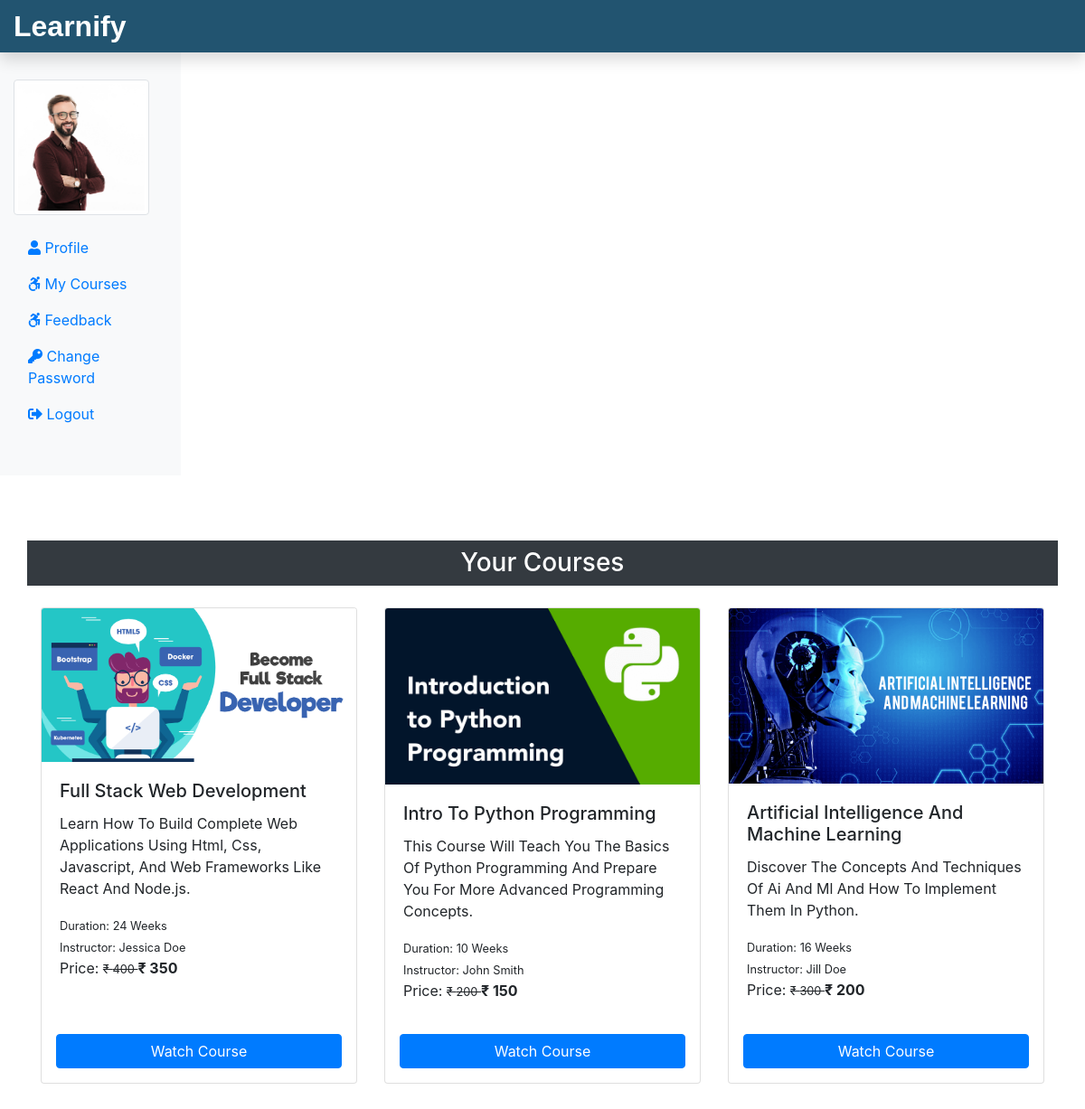
Page /Student/myCourse.php (signed in) on the committed database.
### tables this page shows
CREATE TABLE `student` (
  `stu_id` int(11) NOT NULL,
  `stu_name` varchar(255) NOT NULL,
  `stu_email` varchar(255) NOT NULL,
  `stu_pass` varchar(255) NOT NULL,
  `password_hash` varchar(255) DEFAULT NULL,
  `stu_occu` varchar(255) NOT NULL,
  `stu_img` text NOT NULL
);

CREATE TABLE `courseorder` (
  `co_id` int(11) NOT NULL,
  `order_id` varchar(255) NOT NULL,
  `stu_email` varchar(255) NOT NULL,
  `course_id` varchar(20) NOT NULL,
  `amount` int(11) NOT NULL,
  `order_date` datetime DEFAULT current_timestamp()
);

CREATE TABLE `course` (
  `course_id` varchar(20) NOT NULL,
  `course_name` varchar(255) NOT NULL,
  `course_desc` varchar(255) NOT NULL,
  `course_author` varchar(255) NOT NULL,
  `course_img` text NOT NULL,
  `course_duration` text NOT NULL,
  `course_price` int(11) NOT NULL,
  `course_original_price` int(11) NOT NULL
);

### Student/myCourse.php (the view, shortened to what this page needs)
<?php
include "./stuInclude/header.php";
include "../dbConnection.php";
?>
<div class="container mt-5">
  <div class="row">
    <div class="col-12 text-center pt-4 pb-2 px-0">
      <h3 class="p-2 mb-3 bg-dark text-white">Your Courses</h3>
    </div>
  </div>
  <div class="row">
    <?php if (isset($stuLogEmail)) {
        $sql = "SELECT co.order_id, c.course_id, c.course_name, c. course_duration, c.course_desc, c.course_img, c.course_author, c.course_original_price, c.course_price
            FROM
            courseorder AS co JOIN course AS c ON c.course_id = co.course_id
            WHERE co.stu_email = '$stuLogEmail'";
        $result = $conn->query($sql);
        if ($result->num_rows > 0) {
            while ($row = $result->fetch_assoc()) { ?>
            <div class="col-md-4 mt-0 mb-4 d-flex justify-content-between">
                <div class="card">
                    <img src="../image/courseimg/uploads/<?php echo $row[
                        "course_img"
                    ]; ?>" class="card-img-top" alt="pic">
                    <div class="card-body">
                        <h5 class="card-title"> <?php echo $row[
                            "course_name"
                        ]; ?> </h5>
                        <p class="card-text"> <?php echo $row[
                            "course_desc"
                        ]; ?> </p>
                        <small class="card-text">Duration: <?php echo $row[
                            "course_duration"
                        ]; ?> </small>
                        <br />
                        <small class="card-text">Instructor: <?php echo $row[
                            "course_author"
                        ]; ?> </small>
                        <br />
                        <p class="card-text d-inline">Price:
                            <small>
                                <del>&#8377 <?php echo $row[
                                    "course_original_price"
                                ]; ?> </del>
                            </small>
                            <span class="font-weight-bolder">&#8377 <?php echo $row[
                                "course_price"
                            ]; ?> <span>
                        </p>
                    </div>
                    <a href="watchcourse.php?course_id=<?php echo $row[
                        "course_id"
                    ]; ?>" class="btn btn-primary m-3" style="display: block">Watch Course </a>
                </div>
            </div>
    <?php }
        }
    } ?>
  </div>
</div>
</div>
</div>
 <?php include "./stuInclude/footer.php";
?>

### Student/stuInclude/header.php (shortened to what this page needs)
<?php
include_once "../dbConnection.php";
if (isset($_SESSION["is_login"])) {
    $stuLogEmail = $_SESSION["stuLogEmail"];
}
if (isset($stuLogEmail)) {
    $sql = "SELECT stu_img FROM student WHERE stu_email ='$stuLogEmail'";
    $result = $conn->query($sql);
    $row = $result->fetch_assoc();
    $stu_img = $row["stu_img"];
}
?>
<!DOCTYPE html>
<html lang="en">
<head>
    <link rel="stylesheet" href="../css/bootstrap.min.css">
    <link rel="stylesheet" href="https://cdnjs.cloudflare.com/ajax/libs/font-awesome/5.14.0/css/all.min.css" />
    <link rel="stylesheet" href="../css/adminstyle.css">
</head>
<body>
    <nav class="navbar navbar-dark fixed-top flex-md-nowrap p-0 shadow" style="background-color: #225470;">
        <a class="navbar-brand col-sm-3 col-md-2 mr-0" href="../index.php">Learnify</a>
    </nav>
    <div class="container-fluid mb-5" style="margin-top:40px;">
        <div class="row">
            <nav class="col-sm-2 bg-light sidebar py-5 d-print-none">
                <div class="sidebar-sticky">
                    <ul class="nav flex-column">
                        <li class="nav-item mb-3">
                            <img src="../image/stuimg/<?php echo $stu_img; ?>" alt="Student Image" class="img-thumbnail" width="150px !important" height="150px !important">
                        </li>
                        <li class="nav-item">
                            <a class="nav-link <?php if ($PAGE == "profile") {
                                echo "active";
                            } ?>" href="studentProfile.php">
                                <i class="fas fa-user"></i>
                                Profile <span class="sr-only">(current)</span>
                            </a>
                        </li>
                        <li class="nav-item">
                            <a class="nav-link" href="myCourse.php">
                                <i class="fab fa-accessible-icon"></i>
                                My Courses
                            </a>
                        </li>
                        <li class="nav-item">
                            <a class="nav-link" href="stufeedback.php">
                                <i class="fab fa-accessible-icon"></i>
                                Feedback
                            </a>
                        </li>
                        <li class="nav-item">
                            <a class="nav-link" href="studentChangePass.php">
                                <i class="fa fa-key"></i>
                                Change Password
                            </a>
                        </li>
                        <li class="nav-item">
                            <a class="nav-link" href="../logout.php">
                                <i class="fa fa-sign-out-alt"></i>
                                Logout
                            </a>
                        </li>
                    </ul>
                </div>
            </nav>

### css/adminstyle.css (style rules this page uses)
.navbar-brand { font-family: "Ubuntu", sans-serif; font-size: 2em; font-weight: bold; color: #fff; }

### Student/stuInclude/header.php (style rules this page uses)
.img-thumbnail { padding: 0.25rem; background-color: #fff; border: 1px solid #dee2e6; border-radius: 0.25rem; width: 150px; height: 150px; object-fit: cover; }

### rows in the picture
student: stu_img (picture)
courseorder: course.course_img (picture), course.course_name "Full Stack Web Development", course.course_desc "Learn How To Build Complete Web Applications Using Html, Css, Javascript, And Web Frameworks Like React And Node.js.", course.course_duration "24 Weeks", course.course_author "Jessica Doe", course.course_original_price "400", course.course_price "350"
courseorder: course.course_img (picture), course.course_name "Intro To Python Programming", course.course_desc "This Course Will Teach You The Basics Of Python Programming And Prepare You For More Advanced Programming Concepts.", course.course_duration "10 Weeks", course.course_author "John Smith", course.course_original_price "200", course.course_price "150"
courseorder: course.course_img (picture), course.course_name "Artificial Intelligence And Machine Learning", course.course_desc "Discover The Concepts And Techniques Of Ai And Ml And How To Implement Them In Python.", course.course_duration "16 Weeks", course.course_author "Jill Doe", course.course_original_price "300", course.course_price "200"
